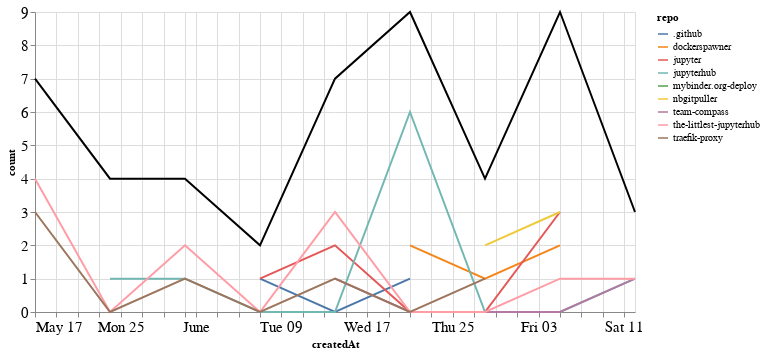

Write notebook code for a chart like this one.
### Markdown cell above
## Comments

### Code cell
comments_time = comments.groupby('repo').resample('W', on='createdAt').count()['author'].reset_index()
comments_time = comments_time.rename(columns={'author': 'count'})
comments_time_total = comments_time.groupby('createdAt').agg({"count": "sum"}).reset_index()
ch1 = alt.Chart(comments_time, width=600).mark_line().encode(
    x='createdAt',
    y='count',
    color='repo',
    tooltip="repo"
)

ch2 = alt.Chart(comments_time_total, width=600).mark_line(color="black").encode(
    x='createdAt',
    y='count',
)

ch1 + ch2

### Figure 1 — Vega-Lite specification as saved in the notebook (floating-point values rounded to 4 significant figures)
{"config": {"axisLeft": {"labelFontSize": 15}, "axisBottom": {"labelFontSize": 15}}, "layer": [{"data": {"name": "data-87dc543b6f6f0d5d712bc6820c0ca0c7"}, "mark": "line", "encoding": {"color": {"type": "nominal", "field": "repo"}, "tooltip": {"type": "nominal", "field": "repo"}, "x": {"type": "temporal", "field": "createdAt"}, "y": {"type": "quantitative", "field": "count"}}, "width": 600}, {"data": {"name": "data-5262fd96932e8bc22a931635460f9d0a"}, "mark": {"type": "line", "color": "black"}, "encoding": {"x": {"type": "temporal", "field": "createdAt"}, "y": {"type": "quantitative", "field": "count"}}, "width": 600}], "$schema": "https://vega.github.io/schema/vega-lite/v4.8.1.json", "datasets": {"data-87dc543b6f6f0d5d712bc6820c0ca0c7": [{"repo": ".github", "createdAt": "2020-06-07T00:00:00", "count": 1}, {"repo": ".github", "createdAt": "2020-06-14T00:00:00", "count": 0}, {"repo": ".github", "createdAt": "2020-06-21T00:00:00", "count": 1}, {"repo": "dockerspawner", "createdAt": "2020-06-21T00:00:00", "count": 2}, {"repo": "dockerspawner", "createdAt": "2020-06-28T00:00:00", "count": 1}, {"repo": "dockerspawner", "createdAt": "2020-07-05T00:00:00", "count": 2}, {"repo": "jupyter", "createdAt": "2020-06-07T00:00:00", "count": 1}, {"repo": "jupyter", "createdAt": "2020-06-14T00:00:00", "count": 2}, {"repo": "jupyter", "createdAt": "2020-06-21T00:00:00", "count": 0}, {"repo": "jupyter", "createdAt": "2020-06-28T00:00:00", "count": 0}, {"repo": "jupyter", "createdAt": "2020-07-05T00:00:00", "count": 3}, {"repo": "jupyterhub", "createdAt": "2020-05-24T00:00:00", "count": 1}, {"repo": "jupyterhub", "createdAt": "2020-05-31T00:00:00", "count": 1}, {"repo": "jupyterhub", "createdAt": "2020-06-07T00:00:00", "count": 0}, {"repo": "jupyterhub", "createdAt": "2020-06-14T00:00:00", "count": 0}, {"repo": "jupyterhub", "createdAt": "2020-06-21T00:00:00", "count": 6}, {"repo": "jupyterhub", "createdAt": "2020-06-28T00:00:00", "count": 0}, {"repo": "jupyterhub", "createdAt": "2020-07-05T00:00:00", "count": 0}, {"repo": "jupyterhub", "createdAt": "2020-07-12T00:00:00", "count": 1}, {"repo": "mybinder.org-deploy", "createdAt": "2020-05-24T00:00:00", "count": 3}, {"repo": "nbgitpuller", "createdAt": "2020-06-28T00:00:00", "count": 2}, {"repo": "nbgitpuller", "createdAt": "2020-07-05T00:00:00", "count": 3}, {"repo": "team-compass", "createdAt": "2020-06-14T00:00:00", "count": 1}, {"repo": "team-compass", "createdAt": "2020-06-21T00:00:00", "count": 0}, {"repo": "team-compass", "createdAt": "2020-06-28T00:00:00", "count": 0}, {"repo": "team-compass", "createdAt": "2020-07-05T00:00:00", "count": 0}, {"repo": "team-compass", "createdAt": "2020-07-12T00:00:00", "count": 1}, {"repo": "the-littlest-jupyterhub", "createdAt": "2020-05-17T00:00:00", "count": 4}, {"repo": "the-littlest-jupyterhub", "createdAt": "2020-05-24T00:00:00", "count": 0}, {"repo": "the-littlest-jupyterhub", "createdAt": "2020-05-31T00:00:00", "count": 2}, {"repo": "the-littlest-jupyterhub", "createdAt": "2020-06-07T00:00:00", "count": 0}, {"repo": "the-littlest-jupyterhub", "createdAt": "2020-06-14T00:00:00", "count": 3}, {"repo": "the-littlest-jupyterhub", "createdAt": "2020-06-21T00:00:00", "count": 0}, {"repo": "the-littlest-jupyterhub", "createdAt": "2020-06-28T00:00:00", "count": 0}, {"repo": "the-littlest-jupyterhub", "createdAt": "2020-07-05T00:00:00", "count": 1}, {"repo": "the-littlest-jupyterhub", "createdAt": "2020-07-12T00:00:00", "count": 1}, {"repo": "traefik-proxy", "createdAt": "2020-05-17T00:00:00", "count": 3}, {"repo": "traefik-proxy", "createdAt": "2020-05-24T00:00:00", "count": 0}, {"repo": "traefik-proxy", "createdAt": "2020-05-31T00:00:00", "count": 1}, {"repo": "traefik-proxy", "createdAt": "2020-06-07T00:00:00", "count": 0}, {"repo": "traefik-proxy", "createdAt": "2020-06-14T00:00:00", "count": 1}, {"repo": "traefik-proxy", "createdAt": "2020-06-21T00:00:00", "count": 0}, {"repo": "traefik-proxy", "createdAt": "2020-06-28T00:00:00", "count": 1}], "data-5262fd96932e8bc22a931635460f9d0a": [{"createdAt": "2020-05-17T00:00:00", "count": 7}, {"createdAt": "2020-05-24T00:00:00", "count": 4}, {"createdAt": "2020-05-31T00:00:00", "count": 4}, {"createdAt": "2020-06-07T00:00:00", "count": 2}, {"createdAt": "2020-06-14T00:00:00", "count": 7}, {"createdAt": "2020-06-21T00:00:00", "count": 9}, {"createdAt": "2020-06-28T00:00:00", "count": 4}, {"createdAt": "2020-07-05T00:00:00", "count": 9}, {"createdAt": "2020-07-12T00:00:00", "count": 3}]}}
